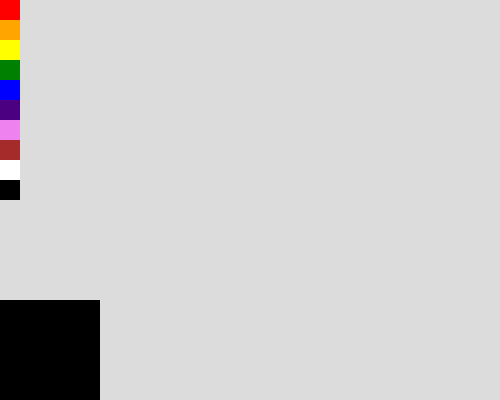
Frame 1 (no input)
Frame 60 (no input): identical to frame 1, image omitted
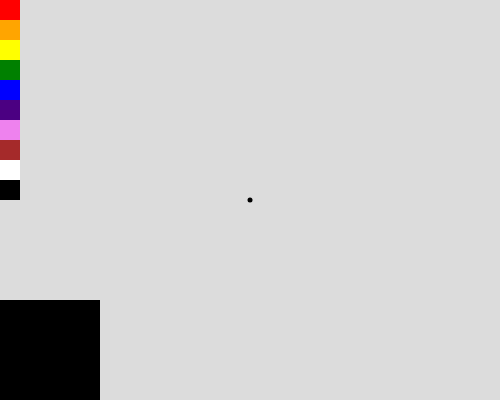
Frame 120 (the mouse pressed at the canvas centre since frame 60)

The p5.js sketch that drew these frames (run headless with seeded random() and noise() and a simulated clock; from frame 60 on, the mouse is pressed at the canvas centre):

// p5.js sketch
// ── sketch.js
let currentColor = 'black';
let swatches = [];
class colorSwatch
{
    constructor(color,size,xPos,yPos) {
        this.color = color;
        this.size = size;
        this.x = xPos;
        this.y = yPos;
    }
    handleMouse() 
    {
        if (dist(mouseX, mouseY, this.x, this.y) < this.size)
        {
          currentColor = this.color;
        }
    }
}

function createSwatch(color,size,xPos,yPos)
{
  strokeWeight(0);
  fill(color);
  square(xPos,yPos,size);
  let newSwatch = new colorSwatch(color,size,xPos,yPos);
  swatches.unshift(newSwatch);
}

function mouseClicked()
{
  swatches.forEach(element => {
    element.handleMouse();
  });
}


function setup() {
  createCanvas(500, 400);
}

function draw() {
  background(220);

  //color pallete
  let swatchSize = 20;
  createSwatch('red',swatchSize,0,0);
  createSwatch('orange',swatchSize,0,0+swatchSize*1);
  createSwatch('yellow',swatchSize,0,0+swatchSize*2);
  createSwatch('green',swatchSize,0,0+swatchSize*3);
  createSwatch('blue',swatchSize,0,0+swatchSize*4);
  createSwatch('indigo',swatchSize,0,0+swatchSize*5);
  createSwatch('violet',swatchSize,0,0+swatchSize*6);
  createSwatch('brown',swatchSize,0,0+swatchSize*7);
  createSwatch('white',swatchSize,0,0+swatchSize*8);
  createSwatch('black',swatchSize,0,0+swatchSize*9);

  //testing square
  fill(currentColor);
  square(0,300,100);

  //drawing
  if(mouseIsPressed)
  {
    stroke(currentColor);
    strokeWeight(5);
    line(pmouseX,pmouseY,mouseX,mouseY);
  }

  
}
